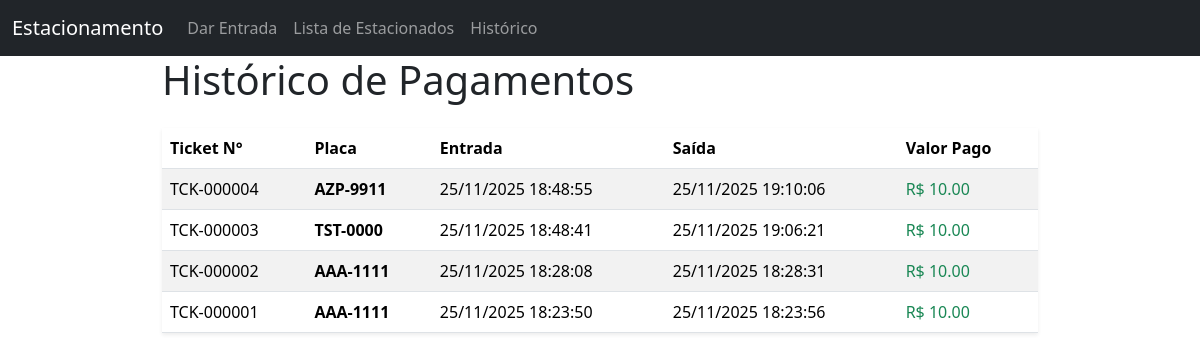
The page /historico on the database its author committed.
### tables this page shows
CREATE TABLE TICKETS (
                id INTEGER PRIMARY KEY,
                placa TEXT NOT NULL,
                hora_entrada TEXT NOT NULL,
                hora_saida TEXT,
                valor_total REAL,
                status TEXT NOT NULL DEFAULT 'ESTACIONADO'
            );

### app.py (the view)
@app.route('/historico')
def historico():
    db = get_db()
    tickets = db.execute(
        "SELECT * FROM TICKETS WHERE status = 'PAGO' ORDER BY hora_saida DESC"
    ).fetchall()
    lista_historico = []
    for ticket in tickets:
        lista_historico.append({
            'ticket_numero': formatar_ticket_id(ticket['id']),
            'placa': formatar_placa(ticket['placa']),
            'entrada': formatar_datahora(ticket['hora_entrada']),
            'saida': formatar_datahora(ticket['hora_saida']),
            'valor_total': ticket['valor_total']
        })
    return render_template('listar_historico.html', historico=lista_historico)

### app.py (called while the page is built)
def get_db():
    db = getattr(g, '_database', None)
    if db is None:
        db = g._database = sqlite3.connect(DATABASE)
        db.row_factory = sqlite3.Row
    return db

@app.teardown_appcontext
def close_connection(exception):
    db = getattr(g, '_database', None)
    if db is not None:
        db.close()

def formatar_placa(placa):
    if len(placa) == 7:
        return f"{placa[:3]}-{placa[3:]}"
    return placa

def formatar_datahora(datahora_str):
    if not datahora_str:
        return "N/A"
    try:
        dt_obj = datetime.strptime(datahora_str, '%Y-%m-%d %H:%M:%S')
        return dt_obj.strftime('%d/%m/%Y %H:%M:%S')
    except:
        return datahora_str

def formatar_ticket_id(id):
    return f"TCK-{str(id).zfill(6)}"

### templates/listar_historico.html (shortened to what this page needs)
{% extends 'base.html' %}
{% block content %}
    <h1 class="mb-4">Histórico de Pagamentos</h1>
    {% if historico %}
        <table class="table table-striped table-hover shadow-sm">
            <thead>
                <tr>
                    <th>Ticket N°</th>
                    <th>Placa</th>
                    <th>Entrada</th>
                    <th>Saída</th>
                    <th>Valor Pago</th>
                </tr>
            </thead>
            <tbody>
                {% for ticket in historico %}
                <tr>
                    <td>{{ ticket.ticket_numero }}</td>
                    <td><strong>{{ ticket.placa }}</strong></td>
                    <td>{{ ticket.entrada }}</td>
                    <td>{{ ticket.saida }}</td>
                    <td><span class="text-success">R$ {{ "%.2f"|format(ticket.valor_total) }}</span></td>
                </tr>
                {% endfor %}
            </tbody>
        </table>
    {% else %}
        <div class="alert alert-info">
            Nenhum ticket pago encontrado no histórico.
        </div>
    {% endif %}
{% endblock %}

### templates/base.html (shortened to what this page needs)
<!DOCTYPE html>
<html lang="pt-br">
<head>
    <link href="https://cdn.jsdelivr.net/npm/bootstrap@5.3.3/dist/css/bootstrap.min.css" rel="stylesheet">
</head>
<body>
    <nav class="navbar navbar-expand-lg navbar-dark bg-dark">
        <div class="container-fluid">
            <a class="navbar-brand" href="{{ url_for('home') }}">Estacionamento</a>
            <div class="collapse navbar-collapse" id="navbarNav">
                <ul class="navbar-nav">
                    <li class="nav-item">
                        <a class="nav-link" href="{{ url_for('dar_entrada') }}">Dar Entrada</a>
                    </li>
                    <li class="nav-item">
                        <a class="nav-link" href="{{ url_for('listar_estacionados') }}">Lista de Estacionados</a>
                    </li>
                    <li class="nav-item">
                        <a class="nav-link" href="{{ url_for('historico') }}">Histórico</a>
                    </li>
                </ul>
            </div>
        </div>
    </nav>
    <div class="container main-content">
        {% block content %}{% endblock %}
    </div>
</body>
</html>

### templates/base.html (style rules this page uses)
.container { max-width: 900px; }

### rows shown on the page
TICKETS: ticket_numero "TCK-000004", placa "AZP-9911", entrada "25/11/2025 18:48:55", saida "25/11/2025 19:10:06", valor_total "10.00"
TICKETS: ticket_numero "TCK-000003", placa "TST-0000", entrada "25/11/2025 18:48:41", saida "25/11/2025 19:06:21", valor_total "10.00"
TICKETS: ticket_numero "TCK-000002", placa "AAA-1111", entrada "25/11/2025 18:28:08", saida "25/11/2025 18:28:31", valor_total "10.00"
TICKETS: ticket_numero "TCK-000001", placa "AAA-1111", entrada "25/11/2025 18:23:50", saida "25/11/2025 18:23:56", valor_total "10.00"
